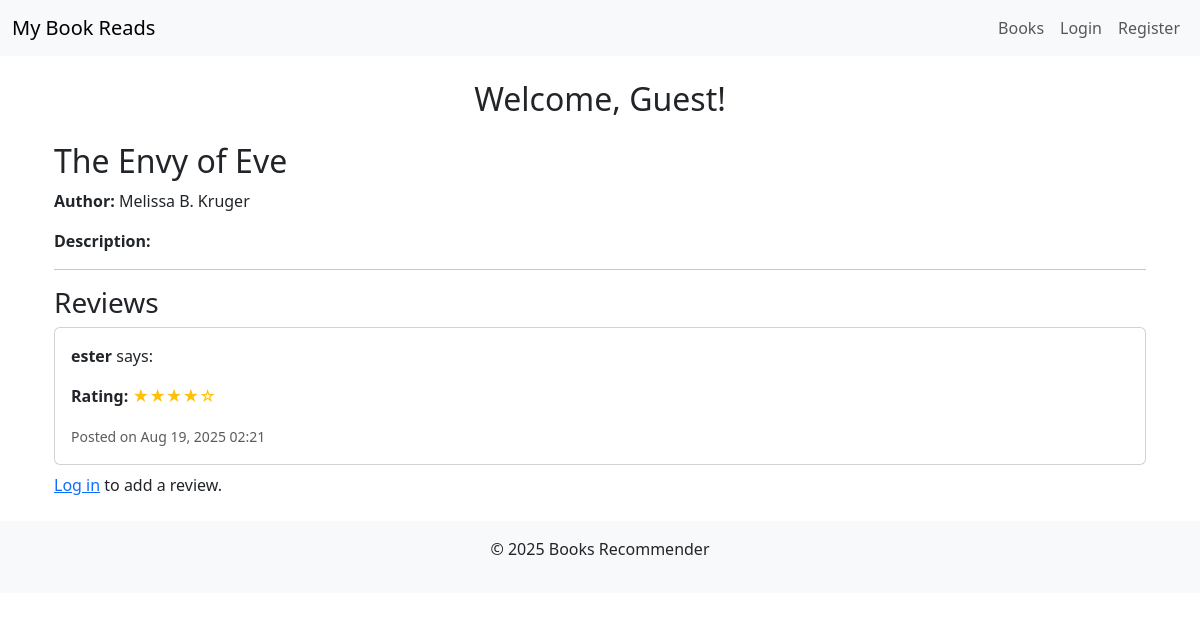
Page /books/1/ on the committed database.
### books/models.py (models this page shows, shortened)
class Book(models.Model):
    STATUS_CHOICES = (
        ('reading', 'Currently Reading'),
        ('completed', 'Completed'),
        ('want_to_read', 'Want to Read'),
    )
    user = models.ForeignKey(User, on_delete=models.CASCADE, related_name='books')
    title = models.CharField(max_length=255)
    author = models.CharField(max_length=255)
    isbn = models.CharField(max_length=13, db_index=True, blank=True)
    total_pages = models.PositiveIntegerField(null=True, blank=True)
    current_page = models.PositiveIntegerField(default=0)
    status = models.CharField(
        max_length=20,
        choices=STATUS_CHOICES,
        default='want_to_read'
    )
    date_added = models.DateTimeField(auto_now_add=True)
    last_updated = models.DateTimeField(auto_now=True)
    class Meta:
        ordering = ['-date_added']
        unique_together = ['user', 'title', 'author']
        verbose_name = 'Book'

class Review(models.Model):
    RATING_CHOICES = [
        (1, '★'),
        (2, '★★'),
        (3, '★★★'),
        (4, '★★★★'),
        (5, '★★★★★'),
    ]
    book= models.ForeignKey(Book, on_delete=models.CASCADE, related_name='reviews')
    user = models.ForeignKey(User, on_delete=models.CASCADE, related_name='reviews')
    rating = models.PositiveIntegerField(
        choices=RATING_CHOICES,
        validators=[MinValueValidator(1), MaxValueValidator(5)]
    )
    review = models.TextField(blank=True, null=True)
    created_at= models.DateTimeField(auto_now_add=True)
    def stars(self):
        return '★' * self.rating + '☆' * (5 - self.rating)
    class Meta:
        unique_together = ['book', 'user']
        ordering = ['-created_at']

### books/views.py (the view)
# urls.py: path("books/<int:pk>/", BookDetailView.as_view(), name="book_detail"),
class BookDetailView(DetailView):
    model = Book
    template_name = "books/book_detail.html"
    context_object_name = "book"
    def get_context_data(self, **kwargs):
        context = super().get_context_data(**kwargs)
        context['reviews'] = Review.objects.filter(book=self.object)
        return context
    def get_object(self, queryset=None):
        book = super().get_object(queryset)
        return book

### books/templates/books/book_detail.html (shortened to what this page needs)
{% extends "books/base.html" %}
{% block content %}
<div class="container mt-4">
    <h2>{{ book.title }}</h2>
    <p><strong>Author:</strong> {{ book.author }}</p>
    <p><strong>Description:</strong> {{ book.description }}</p>
    <hr>
    <h3>Reviews</h3>
    {% if book.reviews.exists %}
        {% for review in book.reviews.all %}
            <div class="card mb-2">
                <div class="card-body">
                    <p>
                        <strong>
                            {% if review.user %}
                                {{ review.user.username }}
                            {% else %}
                                Anonymous
                            {% endif %}
                        </strong> says:
                    </p>
                  <p><strong>Rating:</strong> <span class="text-warning">{{ review.stars }}</span></p>
                    <small class="text-muted">Posted on {{ review.created_at|date:"M d, Y H:i" }}</small>
                </div>
            </div>
        {% endfor %}
    {% else %}
        <p>No reviews yet. Be the first to review this book!</p>
    {% endif %}
    {% if user.is_authenticated %}
        <hr>
        <h4>Add a Review</h4>
        <form method="post" action="{% url 'add_review' book.pk %}">
            {% csrf_token %}
            {{ review_form.as_p }}
            <button type="submit" class="btn btn-primary">Submit Review</button>
        </form>
    {% else %}
        <p>
            <a href="{% url 'login' %}?next={{ request.path }}">Log in</a> to add a review.
        </p>
    {% endif %}
</div>
{% endblock %}

### rows in the picture
Book: title "The Envy of Eve", author "Melissa B. Kruger"
Review: user.username "ester", stars "★★★★☆", created_at "Aug 19, 2025 02:21"

### other values in the picture
{{ year|default:2025 }} "2025"
